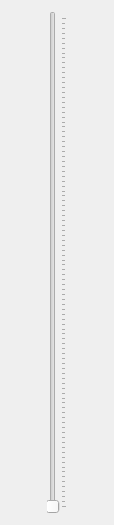
<?xml version="1.0" encoding="UTF-8"?>
<ui version="4.0">
 <class>QgsTileScaleWidget</class>
 <widget class="QWidget" name="QgsTileScaleWidget">
  <property name="geometry">
   <rect>
    <x>0</x>
    <y>0</y>
    <width>114</width>
    <height>525</height>
   </rect>
  </property>
  <property name="sizePolicy">
   <sizepolicy hsizetype="Minimum" vsizetype="Minimum">
    <horstretch>0</horstretch>
    <verstretch>0</verstretch>
   </sizepolicy>
  </property>
  <property name="windowTitle">
   <string notr="true">Form</string>
  </property>
  <layout class="QHBoxLayout" name="horizontalLayout">
   <item>
    <widget class="QSlider" name="mSlider">
     <property name="orientation">
      <enum>Qt::Vertical</enum>
     </property>
     <property name="invertedAppearance">
      <bool>false</bool>
     </property>
     <property name="invertedControls">
      <bool>false</bool>
     </property>
     <property name="tickPosition">
      <enum>QSlider::TicksBelow</enum>
     </property>
     <property name="tickInterval">
      <number>0</number>
     </property>
    </widget>
   </item>
  </layout>
 </widget>
 <resources/>
 <connections/>
</ui>
